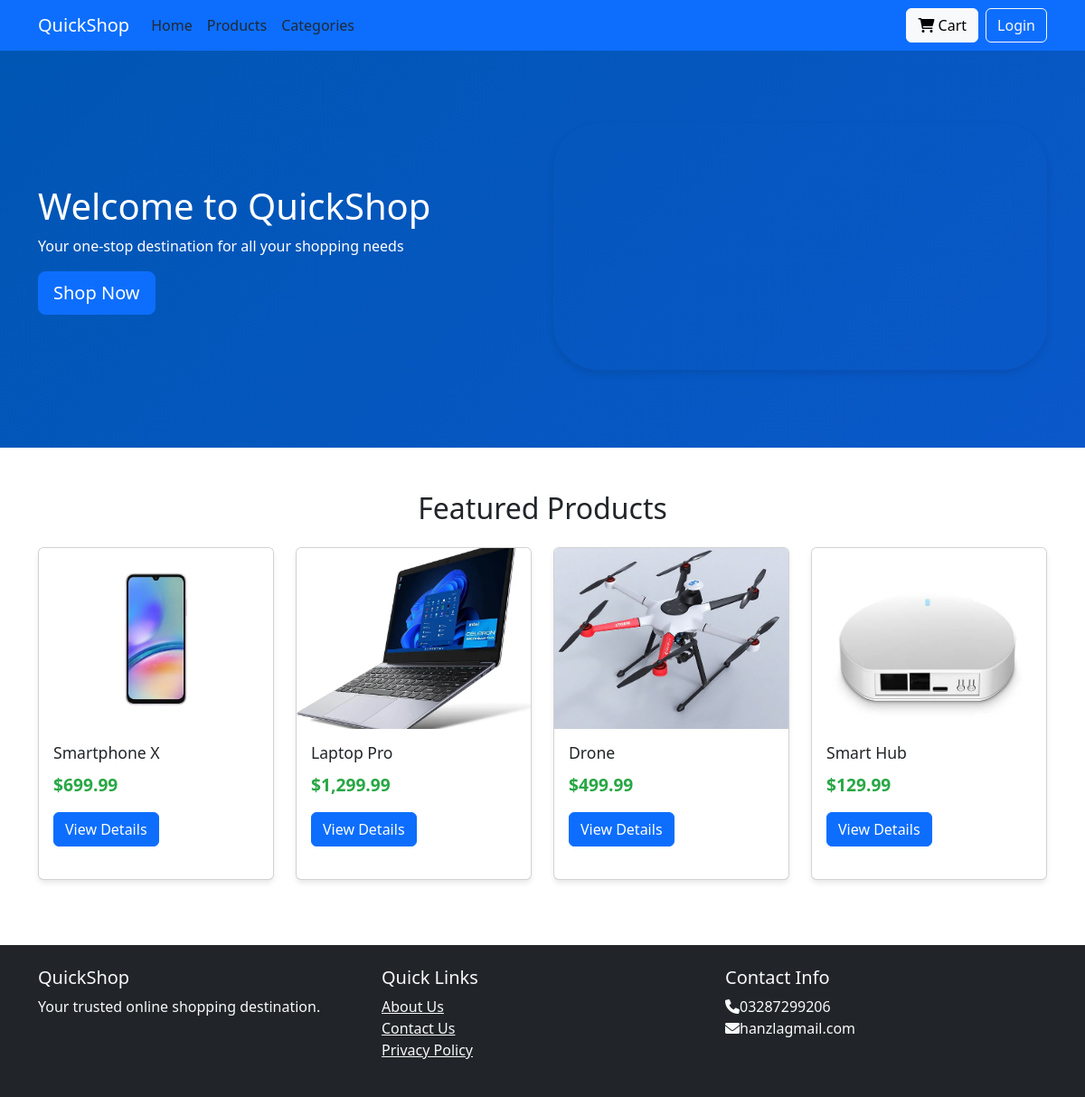
The page / on the database its author committed.
### tables this page shows
CREATE TABLE IF NOT EXISTS products (
    id INT PRIMARY KEY AUTO_INCREMENT,
    category_id INT,
    name VARCHAR(100) NOT NULL,
    description TEXT,
    price DECIMAL(10,2) NOT NULL,
    stock INT NOT NULL DEFAULT 0,
    image VARCHAR(255),
    featured BOOLEAN DEFAULT FALSE,
    created_at TIMESTAMP DEFAULT CURRENT_TIMESTAMP,
    FOREIGN KEY (category_id) REFERENCES categories(id)
);

### index.php (the view, shortened to what this page needs)
<!DOCTYPE html>
<html lang="en">
<head>
    <link rel="stylesheet" href="css/style.css">
    <link href="https://cdn.jsdelivr.net/npm/bootstrap@5.3.0/dist/css/bootstrap.min.css" rel="stylesheet">
    <link rel="stylesheet" href="https://cdnjs.cloudflare.com/ajax/libs/font-awesome/6.0.0/css/all.min.css">
</head>
<body>
    <nav class="navbar navbar-expand-lg navbar-dark bg-primary">
        <div class="container">
            <a class="navbar-brand" href="index.php">QuickShop</a>
            <div class="collapse navbar-collapse" id="navbarNav">
                <ul class="navbar-nav me-auto">
                    <li class="nav-item">
                        <a class="nav-link" href="index.php">Home</a>
                    </li>
                    <li class="nav-item">
                        <a class="nav-link" href="products.php">Products</a>
                    </li>
                    <li class="nav-item">
                        <a class="nav-link" href="categories.php">Categories</a>
                    </li>
                </ul>
                <div class="d-flex">
                    <a href="cart.php" class="btn btn-light me-2">
                        <i class="fas fa-shopping-cart"></i> Cart
                    </a>
                    <a href="login.php" class="btn btn-outline-light">Login</a>
                </div>
            </div>
        </div>
    </nav>
    <div class="hero-section">
        <div class="container">
            <div class="row align-items-center">
                <div class="col-md-6">
                    <h1>Welcome to QuickShop</h1>
                    <p>Your one-stop destination for all your shopping needs</p>
                    <a href="products.php"class="btn btn-primary btn-lg">Shop Now</a>
                </div>
                <div class="col-md-6">
                    <video src="vedios/vedio1.mp4" autoplay loop muted style="width: 100%; max-width: 1000px; height: auto; border-radius: 50px; box-shadow: 0 4px 8px rgba(0,0,0,0.1);"></video>
                </div>
            </div>
        </div>
    </div>
    <section class="featured-products py-5">
        <div class="container">
            <h2 class="text-center mb-4">Featured Products</h2>
            <div class="row">
                <?php
                include 'config/database.php';
                $sql = "SELECT * FROM products WHERE featured = 1 LIMIT 4";
                $result = $conn->query($sql);
                while($row = $result->fetch_assoc()) {
                    echo '<div class="col-md-3 mb-4">';
                    echo '<div class="card product-card h-100">';
                    if (!empty($row['image'])) {
                        echo '<img src="images/products/' . htmlspecialchars($row['image']) . '" class="card-img-top" alt="' . htmlspecialchars($row['name']) . '" style="height: 200px; object-fit: cover;">';
                    } else {
                        echo '<img src="images/products/no-image.jpg" class="card-img-top" alt="No image available" style="height: 200px; object-fit: cover;">';
                    }
                    echo '<div class="card-body">';
                    echo '<h5 class="card-title">' . htmlspecialchars($row['name']) . '</h5>';
                    echo '<p class="card-text">$' . number_format($row['price'], 2) . '</p>';
                    echo '<a href="product.php?id=' . htmlspecialchars($row['id']) . '" class="btn btn-primary">View Details</a>';
                    echo '</div></div></div>';
                }
                ?>
            </div>
        </div>
    </section>
    <footer class="bg-dark text-light py-4">
        <div class="container">
            <div class="row">
                <div class="col-md-4">
                    <h5>QuickShop</h5>
                    <p>Your trusted online shopping destination.</p>
                </div>
                <div class="col-md-4">
                    <h5>Quick Links</h5>
                    <ul class="list-unstyled">
                        <li><a href="about.php" class="text-light">About Us</a></li>
                        <li><a href="contact.php" class="text-light">Contact Us</a></li>
                        <li><a href="privacy_policy.php" class="text-light">Privacy Policy</a></li>
                    </ul>
                </div>
                <div class="col-md-4">
                    <h5>Contact Info</h5>
                    <ul class="list-unstyled">
                        <li><i class="fas fa-phone"></i>03287299206</li>
                        <li><i class="fas fa-envelope"></i>hanzlagmail.com</li>
                    </ul>
                </div>
            </div>
        </div>
    </footer>
</body>
</html>

### css/style.css (style rules this page uses)
body { font-family: Arial, sans-serif; line-height: 1.6; color: #333; }
.navbar { padding: 1rem 0; }
.nav-link { color: #333; font-weight: 500; padding: 0.5rem 1rem; }
.card { border: none; box-shadow: 0 2px 4px rgba(0,0,0,0.1); transition: transform 0.3s ease; }
.card-img-top { height: 200px; object-fit: cover; }
.btn { padding: 0.5rem 1.5rem; border-radius: 5px; }
.btn-primary { background-color: #0d6efd; border-color: #0d6efd; }
:root { --primary-color: #0056b3; --secondary-color: #004085; --accent-color: #4a90e2; --text-color: #1f2937; --light-text: #6b7280; --background: #ffffff; --light-background: #f3f4f6; --border-color: #e5e7eb; --success-color: #10b981; --error-color: #ef4444; --shadow-sm: 0 1px 2px 0 rgb(0 0 0 / 0.05); --shadow: 0 4px 6px -1px rgb(0 0 0 / 0.1); --shadow-lg: 0 10px 15px -3px rgb(0 0 0 / 0.1); }
* { margin: 0; padding: 0; box-sizing: border-box; }
body { font-family: 'Inter', -apple-system, BlinkMacSystemFont, 'Segoe UI', Roboto, sans-serif; line-height: 1.6; color: var(--text-color); background-color: var(--background); }
.navbar { background: var(--background) !important; backdrop-filter: blur(8px); transition: all 0.3s ease; }
.nav-link { color: var(--text-color) !important; font-weight: 500; position: relative; padding: 0.5rem 1rem; }
.nav-link::after { content: ''; position: absolute; bottom: 0; left: 50%; width: 0; height: 2px; background: var(--primary-color); transition: all 0.3s ease; transform: translateX(-50%); }
.btn { padding: 0.75rem 1.5rem; border-radius: 0.5rem; font-weight: 500; transition: all 0.3s ease; }
.btn-primary { background: var(--primary-color); border: none; }
.card { border: none; border-radius: 1rem; box-shadow: var(--shadow); transition: all 0.3s ease; overflow: hidden; }
.card-img-top { height: 250px; object-fit: cover; transition: transform 0.5s ease; }
.hero-section { background: linear-gradient(135deg, var(--primary-color), #0a58ca); color: #fff; padding: 80px 0; position: relative; overflow: hidden; }
.hero-section .btn { z-index: 10; position: relative; }
.hero-section::before { content: ''; position: absolute; top: 0; left: 0; right: 0; bottom: 0; background: url('path/to/pattern.png'); opacity: 0.1; }
.product-card { transition: transform 0.3s ease; margin-bottom: 20px; border: 1px solid #ddd; }
.product-card .card-img-top { height: 200px; object-fit: cover; }
.product-card .card-title { font-size: 1.1rem; margin-bottom: 10px; }
.product-card .card-text { color: #28a745; font-weight: bold; font-size: 1.2rem; }
.btn-outline-light { border-width: 2px; }

### rows shown on the page
products: image+name (picture), name "Smartphone X", price "699.99"
products: image+name (picture), name "Laptop Pro", price "1,299.99"
products: image (picture), name "Drone", price "499.99"
products: image (picture), name "Smart Hub", price "129.99"
